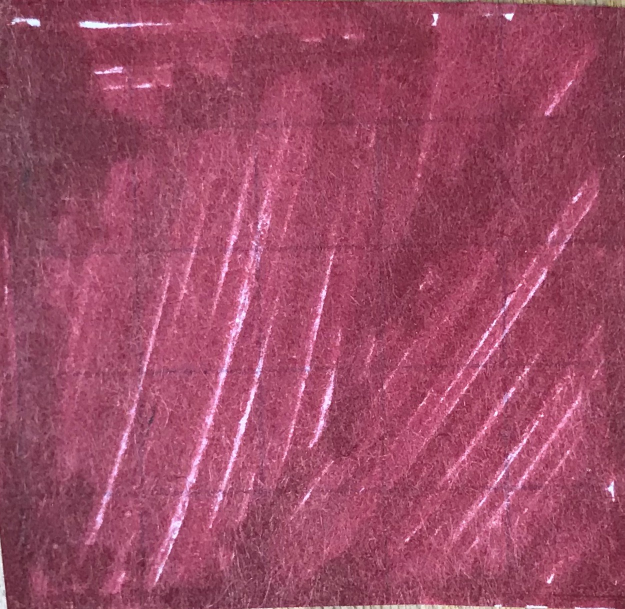
#> input picture new_pawn.jpg, 1249 x 1218 px (shown at 1/2 size)
$ jupyter execute --allow-errors IdentifyPieceCleanCode.ipynb   (older library calls are emulated)
#> lines starting #> are read from the running program, lines starting #| are printed output that depends on the picture
#> (a cell that did not finish here is left out)

[cell 2]
#CODE FROM: https://stackoverflow.com/questions/9506841/using-python-pil-to-turn-a-rgb-image-into-a-pure-black-and-white-image
#This is code to binarize the image--basically reduce the image to a simple image of just 0 values and 255 values
#This is a type of thresholding

from PIL import Image

def binarize_image(img_path, target_path, threshold=200):
    """Binarize an image."""
#> called with img_path = 'new_pawn.jpg', threshold = 200
    image_file = Image.open(img_path)
#> image_file is the input picture: PIL image 1249x1218 RGB; mean R, G, B 157.9, 75.6, 102.1
    image = image_file.convert('L')  # convert image to monochrome
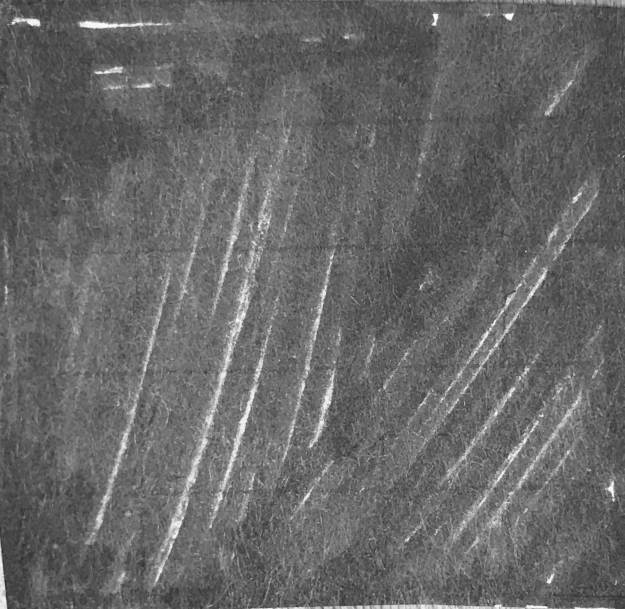
#> image: PIL image 1249x1218 L (shown at 1/2 size); min 36, max 255, mean 103.3
    image = np.array(image)
    image = binarize_array(image, threshold)
    return image
    #imsave(target_path, image)


def binarize_array(numpy_array, threshold=200):
    """Binarize a numpy array."""
    for i in range(len(numpy_array)):
        for j in range(len(numpy_array[0])):
            if numpy_array[i][j] > threshold:
                numpy_array[i][j] = 255
            else:
                numpy_array[i][j] = 0
    return numpy_array


$ run again, with 44258718_246989976229455_5016165452586418176_n.jpg copied over new_pawn.jpg
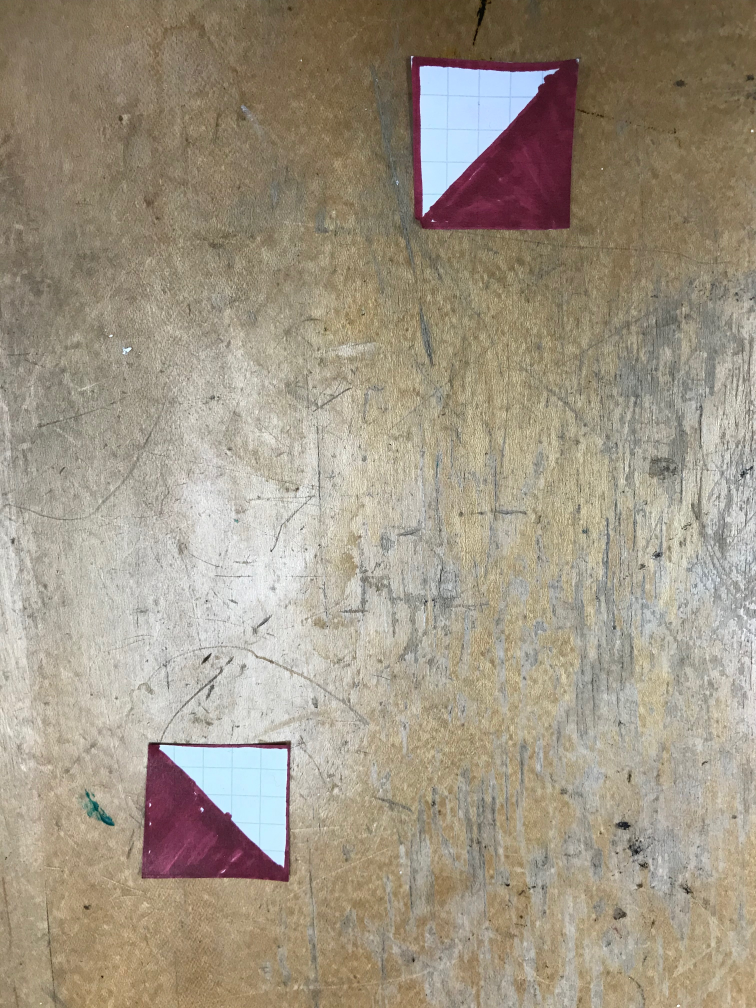
#> input picture 44258718_246989976229455_5016165452586418176_n.jpg, 3024 x 4032 px (shown at 1/4 size)
#> in binarize_image, image_file is the input picture: PIL image 3024x4032 RGB; mean R, G, B 159.7, 149.4, 132.1
#> in binarize_image, `image = image_file.convert('L')`:
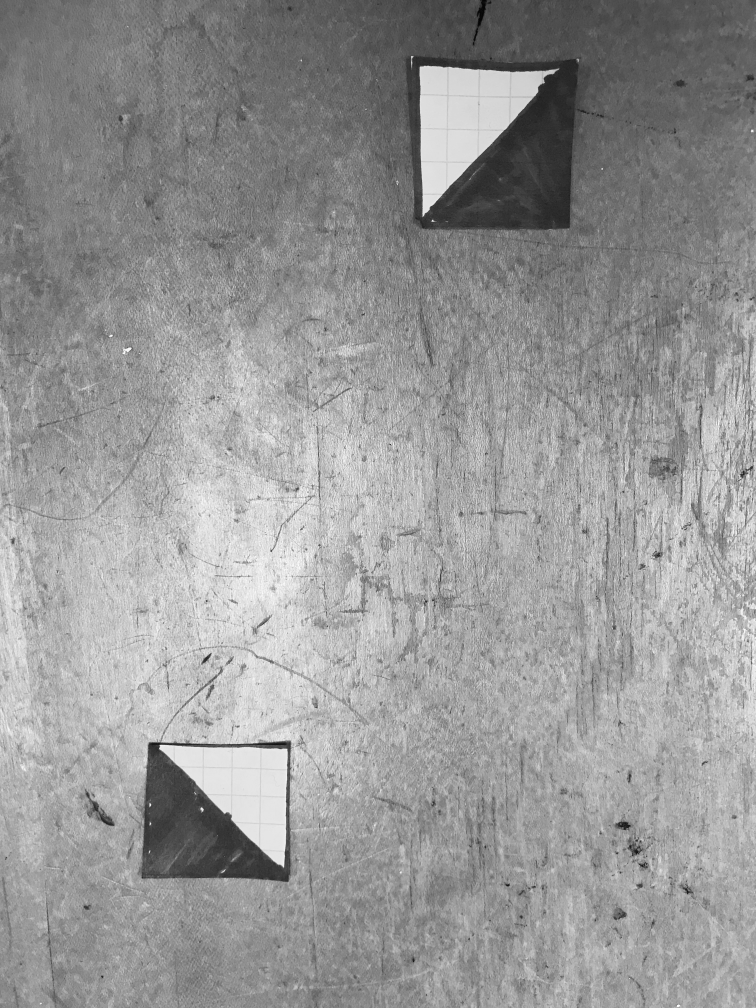
#> image: PIL image 3024x4032 L (shown at 1/4 size); min 0, max 255, mean 150.5
